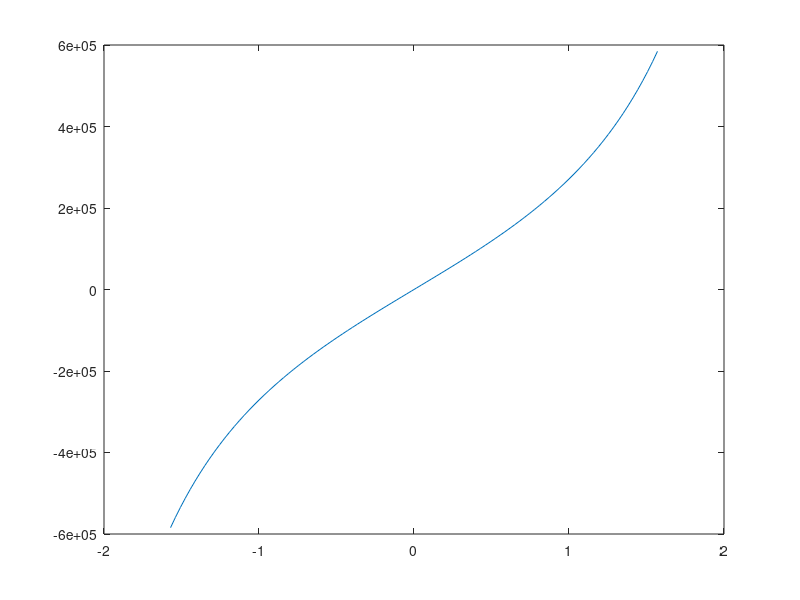

The MATLAB script that drew this image:
fSpan = -pi/2:pi/99:pi/2;
%fSPan2 = horzcat(fSpan,fSpan);


%fSpan = -pi/2:(pi)/99:pi/2;

    
top = sqrt(1-0.9^2) *sin(fSpan);
bottom = 0.9 + cos(fSpan);
E = atan(top./bottom);
M = (E - 0.9*sin(E));
t =M*(sqrt((1.67*10^-11)*(2*10^30 + 6*10^24)/((1.49*10^11)^3)))^(-1);


% setting the constant to be one so M = t
plot(fSpan,t);

